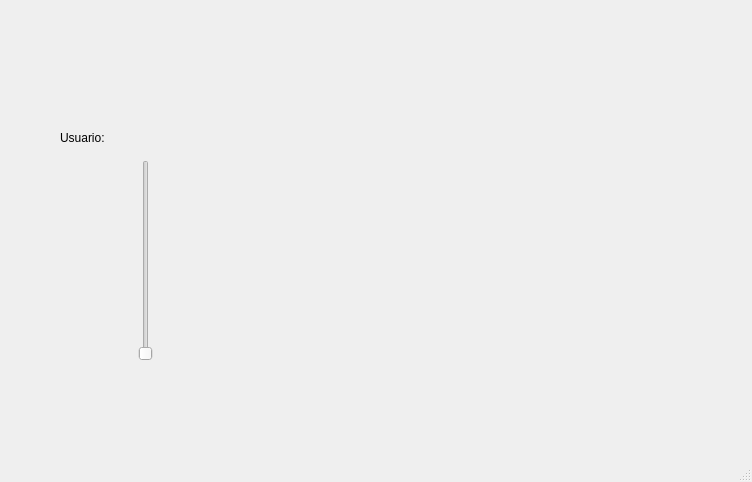
<?xml version="1.0" encoding="UTF-8"?>
<ui version="4.0">
 <class>MainWindow</class>
 <widget class="QMainWindow" name="MainWindow">
  <property name="geometry">
   <rect>
    <x>0</x>
    <y>0</y>
    <width>752</width>
    <height>482</height>
   </rect>
  </property>
  <property name="windowTitle">
   <string>MainWindow</string>
  </property>
  <widget class="QWidget" name="centralwidget">
   <widget class="QLabel" name="label">
    <property name="geometry">
     <rect>
      <x>20</x>
      <y>10</y>
      <width>121</width>
      <height>71</height>
     </rect>
    </property>
    <property name="text">
     <string/>
    </property>
    <property name="pixmap">
     <pixmap resource="../Imagenes/recursos.qrc">:/Logos/logoUat.png</pixmap>
    </property>
    <property name="scaledContents">
     <bool>true</bool>
    </property>
   </widget>
   <widget class="QLabel" name="label_4">
    <property name="geometry">
     <rect>
      <x>620</x>
      <y>0</y>
      <width>121</width>
      <height>71</height>
     </rect>
    </property>
    <property name="text">
     <string/>
    </property>
    <property name="pixmap">
     <pixmap resource="../Imagenes/recursos.qrc">:/Logos/FI_LOGO.png</pixmap>
    </property>
    <property name="scaledContents">
     <bool>true</bool>
    </property>
   </widget>
   <widget class="QLabel" name="label_5">
    <property name="geometry">
     <rect>
      <x>620</x>
      <y>350</y>
      <width>121</width>
      <height>71</height>
     </rect>
    </property>
    <property name="text">
     <string/>
    </property>
    <property name="pixmap">
     <pixmap resource="../Imagenes/recursos.qrc">:/Logos/equipo.jpeg</pixmap>
    </property>
    <property name="scaledContents">
     <bool>true</bool>
    </property>
   </widget>
   <widget class="QLabel" name="img_persona">
    <property name="geometry">
     <rect>
      <x>350</x>
      <y>140</y>
      <width>271</width>
      <height>131</height>
     </rect>
    </property>
    <property name="text">
     <string/>
    </property>
    <property name="pixmap">
     <pixmap resource="../Imagenes/recursos.qrc">:/Logos/FI_LOGO.png</pixmap>
    </property>
    <property name="scaledContents">
     <bool>true</bool>
    </property>
   </widget>
   <widget class="QLabel" name="label_2">
    <property name="geometry">
     <rect>
      <x>60</x>
      <y>130</y>
      <width>58</width>
      <height>16</height>
     </rect>
    </property>
    <property name="text">
     <string>Usuario:</string>
    </property>
   </widget>
   <widget class="QSlider" name="vs_team">
    <property name="geometry">
     <rect>
      <x>120</x>
      <y>160</y>
      <width>51</width>
      <height>201</height>
     </rect>
    </property>
    <property name="orientation">
     <enum>Qt::Vertical</enum>
    </property>
   </widget>
  </widget>
  <widget class="QMenuBar" name="menubar">
   <property name="geometry">
    <rect>
     <x>0</x>
     <y>0</y>
     <width>752</width>
     <height>24</height>
    </rect>
   </property>
  </widget>
  <widget class="QStatusBar" name="statusbar"/>
 </widget>
 <resources>
  <include location="../Imagenes/recursos.qrc"/>
 </resources>
 <connections/>
</ui>
